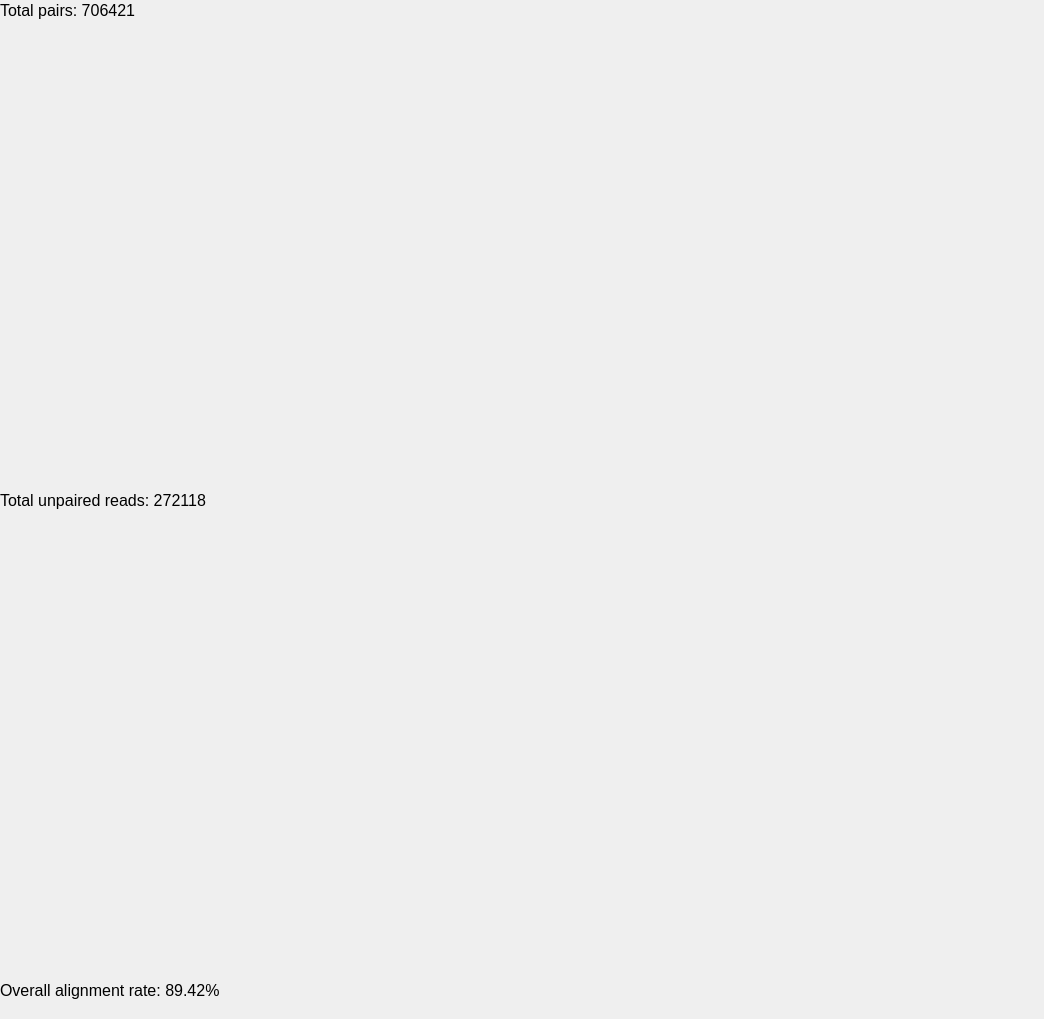
<?xml version="1.0" encoding="UTF-8"?>
<ui version="4.0">
 <class>HisatResult</class>
 <widget class="QDialog" name="HisatResult">
  <property name="geometry">
   <rect>
    <x>0</x>
    <y>0</y>
    <width>1044</width>
    <height>1019</height>
   </rect>
  </property>
  <property name="windowTitle">
   <string>Dialog</string>
  </property>
  <widget class="QLabel" name="label">
   <property name="geometry">
    <rect>
     <x>250</x>
     <y>0</y>
     <width>801</width>
     <height>481</height>
    </rect>
   </property>
   <property name="styleSheet">
    <string notr="true">border-image: url(:/images/fastp/hisat2_result1.png);</string>
   </property>
   <property name="text">
    <string/>
   </property>
  </widget>
  <widget class="QLabel" name="label_2">
   <property name="geometry">
    <rect>
     <x>250</x>
     <y>490</y>
     <width>791</width>
     <height>511</height>
    </rect>
   </property>
   <property name="styleSheet">
    <string notr="true">border-image: url(:/images/fastp/hisat2_result2.png);</string>
   </property>
   <property name="text">
    <string/>
   </property>
  </widget>
  <widget class="QLabel" name="label_3">
   <property name="geometry">
    <rect>
     <x>0</x>
     <y>0</y>
     <width>161</width>
     <height>20</height>
    </rect>
   </property>
   <property name="font">
    <font>
     <pointsize>12</pointsize>
    </font>
   </property>
   <property name="text">
    <string>Total pairs: 706421</string>
   </property>
  </widget>
  <widget class="QLabel" name="label_4">
   <property name="geometry">
    <rect>
     <x>0</x>
     <y>490</y>
     <width>241</width>
     <height>20</height>
    </rect>
   </property>
   <property name="font">
    <font>
     <pointsize>12</pointsize>
    </font>
   </property>
   <property name="text">
    <string>Total unpaired reads: 272118</string>
   </property>
  </widget>
  <widget class="QLabel" name="label_5">
   <property name="geometry">
    <rect>
     <x>0</x>
     <y>980</y>
     <width>271</width>
     <height>20</height>
    </rect>
   </property>
   <property name="font">
    <font>
     <pointsize>12</pointsize>
    </font>
   </property>
   <property name="text">
    <string>Overall alignment rate: 89.42%</string>
   </property>
  </widget>
 </widget>
 <resources/>
 <connections/>
</ui>
